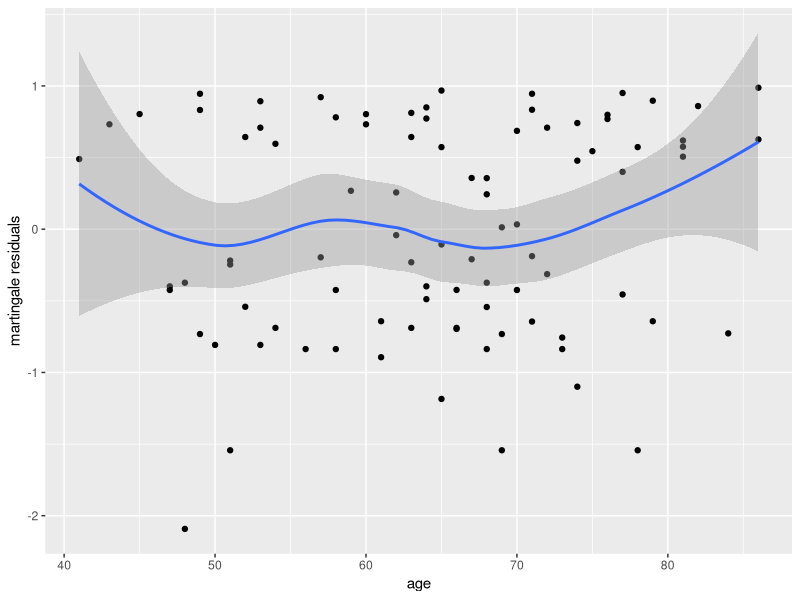
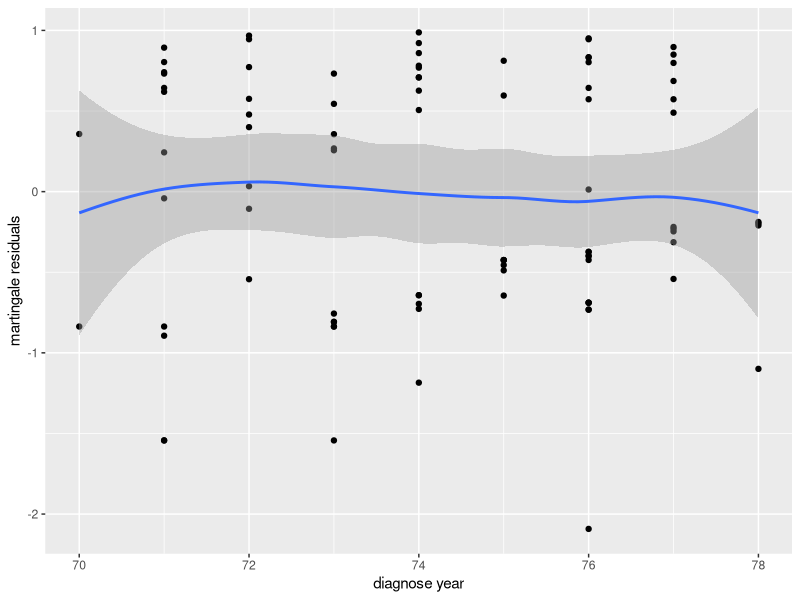

R code for these plots, in order: (Note: this script raises an error after producing the figures.)
## ---- chunk 1
library(survival)
library(KMsurv)

data("bnct");attach(bnct)
Z1<-1*(trt==2);Z2<-1*(trt==3)
Z3<-log(time)*Z1;Z4<-log(time)*Z2
cox9.2full<-coxph(Surv(time,death)~Z1+Z2+Z3+Z4)
cox9.2re<-coxph(Surv(time,death)~Z1+Z2)
LR<-2*(cox9.2full$loglik[2]-cox9.2re$loglik[2])
p<-1-pchisq(LR,2)
detach(bnct)
## ---- chunk 2
data("rats");attach(rats)

Z1<-1*(trt==1)
cox9.6a<-coxph(Surv(time,tumor)~Z1,method = "breslow")
sum9.6a<-summary(cox9.6a)
sum9.6a$conf.int
## ---- chunk 3
cox9.6b<-coxph(Surv(time,tumor)~Z1+strata(litter),method = "breslow")
sum9.6b<-summary(cox9.6b)
sum9.6b$conf.int
detach(rats)
## ---- chunk 4
data("larynx");attach(larynx)
cox11.1a<-coxph(Surv(time,delta)~as.factor(stage),method = "breslow")
mres<-resid(cox11.1a)
data11.a<-data.frame(y=mres,x=age)
library(ggplot2)
ggplot(data11.a,aes(x=x,y=y))+geom_point()+labs(x="age",y="martingale residuals")+stat_smooth(method = loess)
## ---- chunk 5
data11.b<-data.frame(y=mres,x=diagyr)
ggplot(data11.b,aes(x=x,y=y))+geom_point()+labs(x="diagnose year",y="martingale residuals")+stat_smooth(method = loess)
## ---- chunk 6
cox11.1c<-coxph(Surv(time,delta)~as.factor(stage)+age,method = "breslow")
coxsnell<-delta-resid(cox11.1c)
cumhaz<-survfit(Surv(coxsnell,larynx$delta)~1,type="fl")
data11.c<-data.frame(residual=cumhaz$time,estimate=-log(cumhaz$surv))
detach(larynx)
## ---- chunk 7
ggplot(data11.c,aes(x=residual,y=estimate))+geom_point()+geom_abline(intercept=0,slope=1)+labs(y="Estimated Cumulative Hazard Rates",x="Residuals")
## ---- chunk 8
data("bfeed");attach(bfeed)
library(gridExtra)
cox11.2<-coxph(Surv(duration,delta)~as.factor(race)+smoke+poverty,method = "breslow")
mres<-resid(cox11.2)
motherage<-data.frame(y=mres,x=agemth)
m1<-ggplot(motherage,aes(x=x,y=y))+geom_point()+labs(x="mother's age",y="matingale residual")+stat_smooth(method = loess)
motheredu<-data.frame(y=mres,x=yschool)
m2<-ggplot(motheredu,aes(x=x,y=y))+geom_point()+labs(x="mother's year of education",y="matingale residual")+stat_smooth(method = loess)
yrbirth<-data.frame(y=mres,x=ybirth)
m3<-ggplot(yrbirth,aes(x=x,y=y))+geom_point()+labs(x="year of birth",y="matingale residual")+stat_smooth(method = loess)
grid.arrange(m1,m2,m3,ncol=3)
